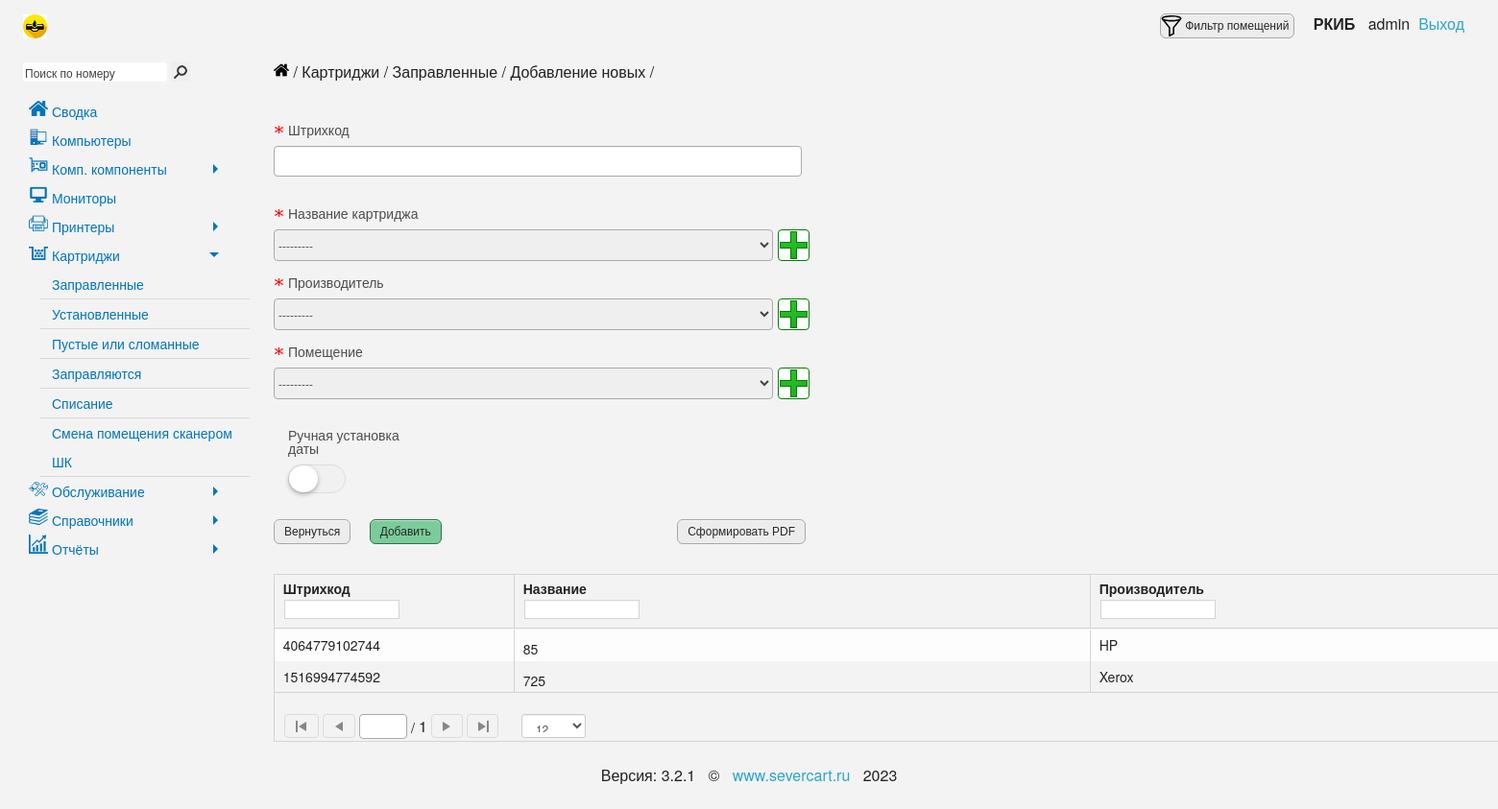
Page /cartridge/add_items/ on the earlier database version.
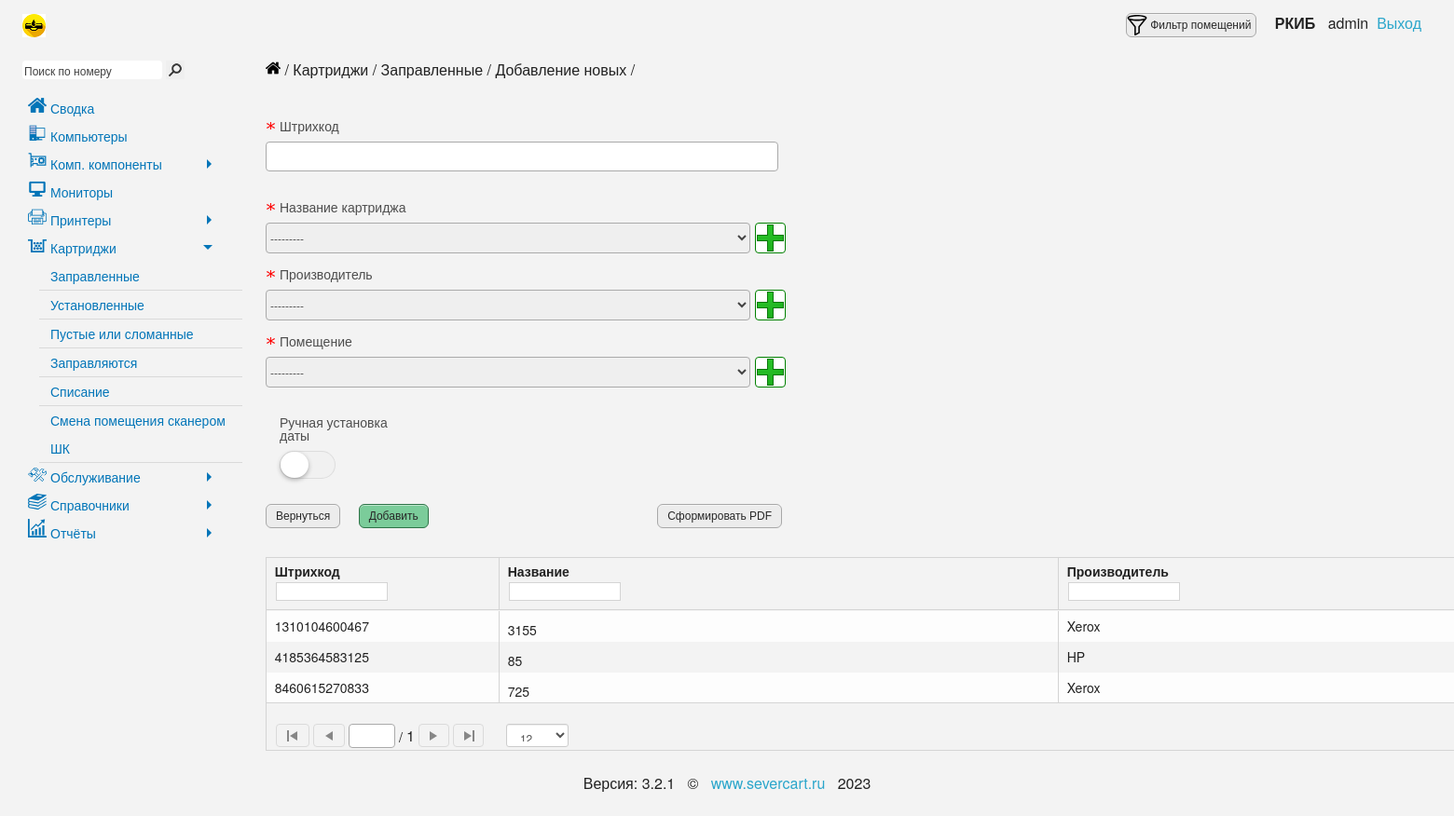
Same page on the later database version.
### cartridge/models.py (models this page shows, shortened)
class Cartridges(models.Model):  # Картриджи
    barcode = models.IntegerField('Штрихкод', primary_key=True, unique=True, db_index=True)
    cartName = models.ForeignKey('NameСartridge', default=None, on_delete=models.PROTECT)
    placeName = models.ForeignKey('Placements', on_delete=models.PROTECT)
    manufacturerName = models.ForeignKey('Manufacturer', default=None, on_delete=models.PROTECT)
    date = models.DateTimeField("Дата изменения", default=datetime.datetime.now().strftime("%d.%m.%Y %H:%M"))
    class Meta:
        verbose_name = 'Картридж'
        verbose_name_plural = 'Картриджи'

class NameСartridge(models.Model):  # Названия картриджей
    name = models.CharField("Название картриджа", max_length=50, unique=True, db_index=True)
    comments = models.CharField("Комментарии", max_length=100, blank=True)
    class Meta:
        verbose_name = 'Название картриджа'
        verbose_name_plural = 'Названия картриджей'
    def __str__(self):
        return str(self.name)

class Manufacturer(models.Model):  # Производитель
    manufacturer = models.CharField("Производитель", max_length=50, unique=True, db_index=True)
    comments = models.CharField("Комментарии", max_length=100, blank=True)
    class Meta:
        verbose_name = 'Производитель'
        verbose_name_plural = 'Производители'
    def __str__(self):
        return str(self.manufacturer)

### cartridge/views.py (the view, shortened to what this page needs)
# urls.py: path('add_items/', add_items, name='add_items'),
@csrf_protect
@ensure_csrf_cookie
def add_items(request):
    name_cart = Cartridges.objects.order_by('-date')
    count = Cartridges.objects.count()
    error = ''
    display = 'none'
    barcode_text = ''
    cart_name = ''
    manufacturer_name = ''
    msg_display = 'none'
    err_display = 'none'
    form = CartridgesForm()
    data = {
        'form': form,
        'error': error,
        'display': display,
        'msg_display': msg_display,
        'err_display': err_display,
        'barcode_text': barcode_text,
        'cart_name': cart_name,
        'manufacturer_name': manufacturer_name,
        'name_cart': name_cart,
        'count': count
    }
    return render(request, 'cartridge/add_items.html', data)

### cartridge/forms.py
class CartridgesForm(ModelForm):  # Картриджи
    class Meta:
        model = Cartridges
        fields = ['barcode', 'cartName', 'placeName', 'manufacturerName', 'date']
        widgets = {
            'barcode': NumberInput(attrs={
                'id': "id_manualNumber",
                'style': "width: calc(100% - 38px);"
            }),
            'cartName': Select(attrs={
                'id': "id_cartName",
                'required': "True",
                'class': 'select-selection--single',
                'style': "width: calc(100% - 38px);"
            }),
            'placeName': Select(attrs={
                'id': 'id_place',
                'required': "True",
                'class': 'select-selection--single',
                'style': "width: calc(100% - 38px);"
            }),
            'manufacturerName': Select(attrs={
                'id': 'id_manufacturer',
                'required': "True",
                'class': 'select-selection--single',
                'style': "width: calc(100% - 38px);"
            }),
            'date': DateTimeInput(attrs={
                'id': 'datetimepicker4',
                'required': "True"
            })
        }

### cartridge/templates/cartridge/add_items.html (shortened to what the changed rows need)
{% extends 'cartridge/base.html' %}
{% block content %}
    <div ng-controller="MainCtrl" class="ng-scope">
        <div class="row marginTop">
            <div class="large-12 columns ">
                <div class="ui-grid grid1675336387607" id="grid1">
                    <div class="ui-grid-contents-wrapper">
                        <div class="ui-grid-render-container">
                            <div class="ui-grid-viewport" style="overflow: hidden;">
                                <div class="ui-grid-canvas">
                                    {% if name_cart %}
                                        {% for el in name_cart %}
                                            <div class="ui-grid-row ng-scope">
                                                <div class="ui-grid-cell ui-grid-coluiGrid-0007" id="1675770373642-0-uiGrid-0007-cell">
                                                    <div class="ui-grid-cell-contents">{{ el.barcode }}</div>
                                                </div>
                                                <div class="ui-grid-cell ui-grid-coluiGrid-0006" id="1675770373642-0-uiGrid-0006-cell">
                                                    <p class="ng-scope">
                                                        <span class="ou_5">{{ el.cartName }}</span>
                                                    </p>
                                                </div>
                                                <div class="ui-grid-cell ui-grid-coluiGrid-0006" id="1675770373642-0-uiGrid-0008-cell">
                                                    <div class="ui-grid-cell-contents">{{ el.manufacturerName }}</div>
                                                </div>
                                            </div>
                                        {% endfor %}
                                    {% endif %}
                                </div>
                            </div>
                        </div>
                    </div>
                </div>
            </div>
        </div>
    </div>
{% endblock %}

Differences in the rows shown:
removed Cartridges: barcode "4064779102744", cartName "85", manufacturerName "HP"
removed Cartridges: barcode "1516994774592", cartName "725", manufacturerName "Xerox"
added Cartridges: barcode "1310104600467", cartName "3155", manufacturerName "Xerox"
added Cartridges: barcode "4185364583125", cartName "85", manufacturerName "HP"
added Cartridges: barcode "8460615270833", cartName "725", manufacturerName "Xerox"
